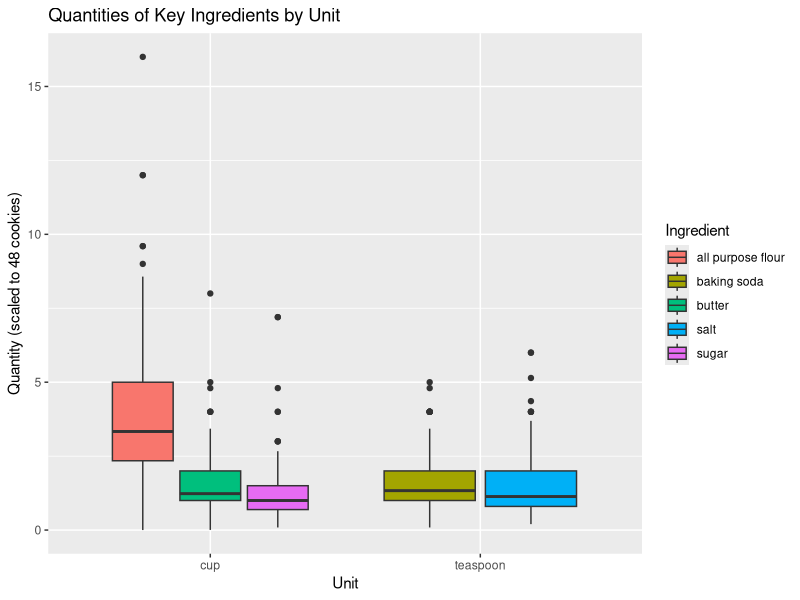

Write R code to recreate this figure.
## ---- chunk 1
#| include: false
# Create a sample plot to reuse later
library(dplyr)
library(ggplot2)

library(skimr)
library(readr)

cookies <- read_csv("choc_chip_cookie_ingredients.csv")

cols <- c("Rating", "Ingredient", "Text", "Recipe_Index", "Quantity", "Unit")

key_ingredients <- cookies %>%
  filter(Ingredient %in% c("salt", "baking soda", "vanilla extract", 
                           "all purpose flour", "sugar", "butter"))


# Plot quantities by recoded Unit (0 = teaspoon, 1 = cup)
p <- ggplot(key_ingredients, aes(x = as.factor(Unit), y = Quantity, fill = Ingredient)) +
  geom_boxplot() +
  scale_x_discrete(labels = c("0" = "teaspoon", "1" = "cup", "NA" = "other")) +
  labs(title = "Quantities of Key Ingredients by Unit",
       x = "Unit", y = "Quantity (scaled to 48 cookies)") 
## ---- chunk 2
#| echo: false
#| fig-cap: "Quantities of Key Ingredients by Unit"
p
